Frame 1 (no input): blank canvas, image omitted
Frame 60 (the mouse pressed at the canvas centre just before this capture): blank canvas, image omitted
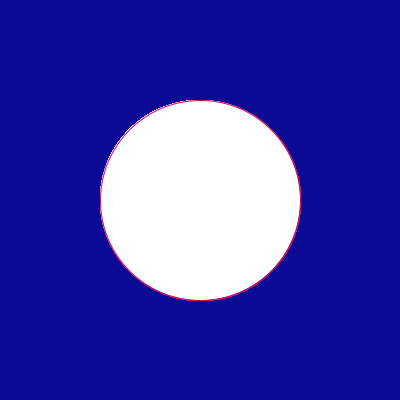
Frame 120 (the mouse held since frame 60 and released just before this capture)

The Processing sketch whose frames 1 and 60 were blank and that drew this single picture after the mouse press (run headless with seeded random() and noise(); from frame 60 on, the mouse is pressed at the canvas centre):

// Processing sketch: processing_516
// ── processing_516.pde

void setup() {
size(400, 400);
background(10,10,150);
}
void draw() {
stroke(200,20,100);
if(mousePressed) {
ellipse(mouseX, mouseY, pmouseX, pmouseY);
}
}
